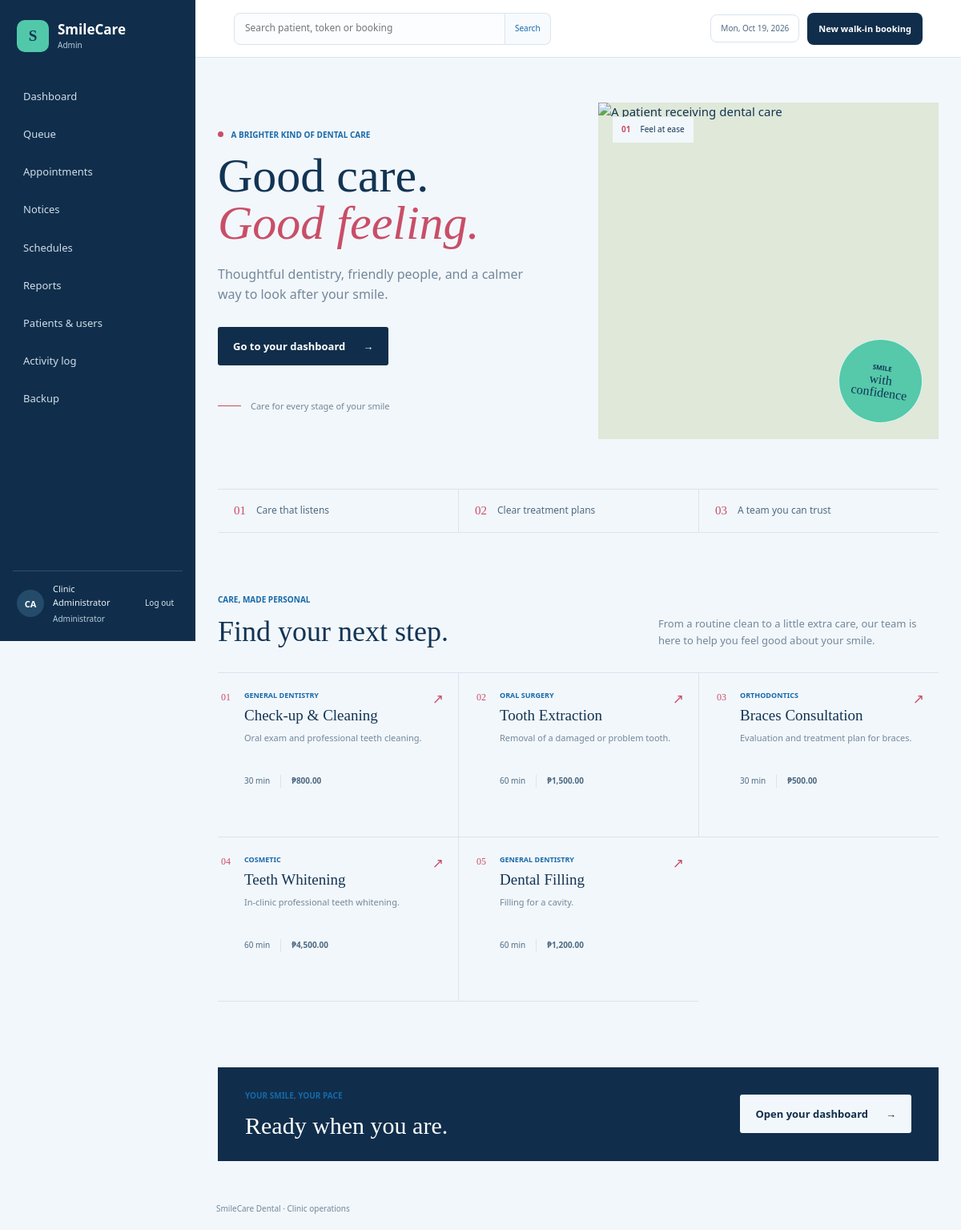
Screenshot of /dental-clinic/ (signed in) with the database file from the repository.
### tables this page shows
CREATE TABLE IF NOT EXISTS services (
    id               INT UNSIGNED NOT NULL AUTO_INCREMENT,
    name             VARCHAR(100) NOT NULL,
    category         VARCHAR(60) DEFAULT NULL,
    description      TEXT DEFAULT NULL,
    duration_minutes SMALLINT UNSIGNED NOT NULL DEFAULT 30,
    price            DECIMAL(10,2) NOT NULL DEFAULT 0.00,
    is_active        TINYINT(1) NOT NULL DEFAULT 1,
    created_at       TIMESTAMP NOT NULL DEFAULT CURRENT_TIMESTAMP,
    updated_at       TIMESTAMP NOT NULL DEFAULT CURRENT_TIMESTAMP ON UPDATE CURRENT_TIMESTAMP,
    PRIMARY KEY (id),
    UNIQUE KEY uq_services_name (name),
    KEY idx_services_active (is_active)
);

### dental-clinic/includes/auth.php (called while the page is built, shortened)
<?php
function is_logged_in(): bool
{
    return !empty($_SESSION['user_id']);
}
function current_role(): string
{
    return $_SESSION['role'] ?? '';
}
function role_home(string $role): string
{
    if ($role === ROLE_ADMIN) {
        return 'admin/dashboard.php';
    }
    return 'patient/dashboard.php';
}

### dental-clinic/includes/functions.php (called while the page is built, shortened)
<?php
function e($value): string
{
    return htmlspecialchars((string) $value, ENT_QUOTES, 'UTF-8');
}
function url(string $path = ''): string
{
    return BASE_URL . '/' . ltrim($path, '/');
}
function format_money($amount): string
{
    return get_setting('currency_symbol', '₱') . number_format((float) $amount, 2);
}
function get_setting(string $key, $default = null)
{
    global $pdo;
    static $settings = null;
    if ($settings === null) {
        $settings = [];
        foreach ($pdo->query('SELECT setting_key, setting_value FROM clinic_settings') as $row) {
            $settings[$row['setting_key']] = $row['setting_value'];
        }
    }
    return $settings[$key] ?? $default;
}

### dental-clinic/index.php (the view, shortened to what this page needs)
<?php
require_once __DIR__ . '/config/config.php';
$services = $pdo->query(
    'SELECT name, category, description, duration_minutes, price
     FROM services WHERE is_active = 1 ORDER BY id LIMIT 6'
)->fetchAll();
require __DIR__ . '/includes/header.php';
?>
<section class="hero">
    <div class="hero-copy">
        <p class="eyebrow"><span class="eyebrow-dot"></span> A brighter kind of dental care</p>
        <h1>Good care.<br><em>Good feeling.</em></h1>
        <p class="hero-intro">Thoughtful dentistry, friendly people, and a calmer way to look after your smile.</p>
        <div class="hero-actions">
            <?php if (is_logged_in()): ?>
                <a class="button button-primary" href="<?= e(url(role_home(current_role()))) ?>">Go to your dashboard <span aria-hidden="true">&#8594;</span></a>
            <?php else: ?>
                <a class="button button-primary" href="<?= e(url('register.php')) ?>">Get started <span aria-hidden="true">&#8594;</span></a>
                <a class="text-link" href="<?= e(url('login.php')) ?>">I already have an account</a>
            <?php endif; ?>
        </div>
        <div class="hero-note"><span class="note-rule"></span><span>Care for every stage of your smile</span></div>
    </div>
    <div class="hero-art">
        <div class="art-caption"><span>01</span><span>Feel at ease</span></div>
        <img class="hero-photo" src="https://images.unsplash.com/photo-1606811971618-4486d14f3f99?auto=format&amp;fit=crop&amp;w=1200&amp;q=85" alt="A patient receiving dental care" fetchpriority="high">
        <div class="art-stamp"><span>SMILE</span><strong>with<br>confidence</strong></div>
    </div>
</section>
<section class="trust-strip" aria-label="Clinic commitments">
    <div><span class="trust-number">01</span><span>Care that listens</span></div>
    <div><span class="trust-number">02</span><span>Clear treatment plans</span></div>
    <div><span class="trust-number">03</span><span>A team you can trust</span></div>
</section>
<section class="services-section" id="services">
    <div class="section-heading">
        <div><p class="eyebrow">Care, made personal</p><h2>Find your next step.</h2></div>
        <p>From a routine clean to a little extra care, our team is here to help you feel good about your smile.</p>
    </div>
    <?php if ($services): ?>
        <div class="service-grid">
            <?php foreach ($services as $index => $service): ?>
                <article class="service-item">
                    <span class="service-index">0<?= $index + 1 ?></span>
                    <div class="service-content">
                        <p class="service-category"><?= e($service['category'] ?: 'Dental care') ?></p>
                        <h3><?= e($service['name']) ?></h3>
                        <p><?= e($service['description'] ?: 'Personalized care from our dental team.') ?></p>
                        <div class="service-meta"><span><?= (int) $service['duration_minutes'] ?> min</span><span><?= e(format_money($service['price'])) ?></span></div>
                    </div>
                    <span class="service-arrow" aria-hidden="true">&#8599;</span>
                </article>
            <?php endforeach; ?>
        </div>
    <?php else: ?>
        <p class="empty-state">Our services are being updated. Please check back soon.</p>
    <?php endif; ?>
</section>
<section class="closing-band">
    <div><p class="eyebrow">Your smile, your pace</p><h2>Ready when you are.</h2></div>
    <a class="button button-light" href="<?= e(url(is_logged_in() ? role_home(current_role()) : 'register.php')) ?>"><?= is_logged_in() ? 'Open your dashboard' : 'Create your account' ?> <span aria-hidden="true">&#8594;</span></a>
</section>
<?php require __DIR__ . '/includes/footer.php'; ?>

### rows the page displays
services: category "GENERAL DENTISTRY", name "Check-up & Cleaning", description "Oral exam and professional teeth cleaning.", duration_minutes "30", price "₱800.00"
services: category "ORAL SURGERY", name "Tooth Extraction", description "Removal of a damaged or problem tooth.", duration_minutes "60", price "₱1,500.00"
services: category "ORTHODONTICS", name "Braces Consultation", description "Evaluation and treatment plan for braces.", duration_minutes "30", price "₱500.00"
services: category "COSMETIC", name "Teeth Whitening", description "In-clinic professional teeth whitening.", duration_minutes "60", price "₱4,500.00"
services: category "GENERAL DENTISTRY", name "Dental Filling", description "Filling for a cavity.", duration_minutes "60", price "₱1,200.00"

### other values shown
$avatar_text "CA"
current_user_name() "Clinic Administrator"
format_date(today_string()) "Mon, Oct 19, 2026"
